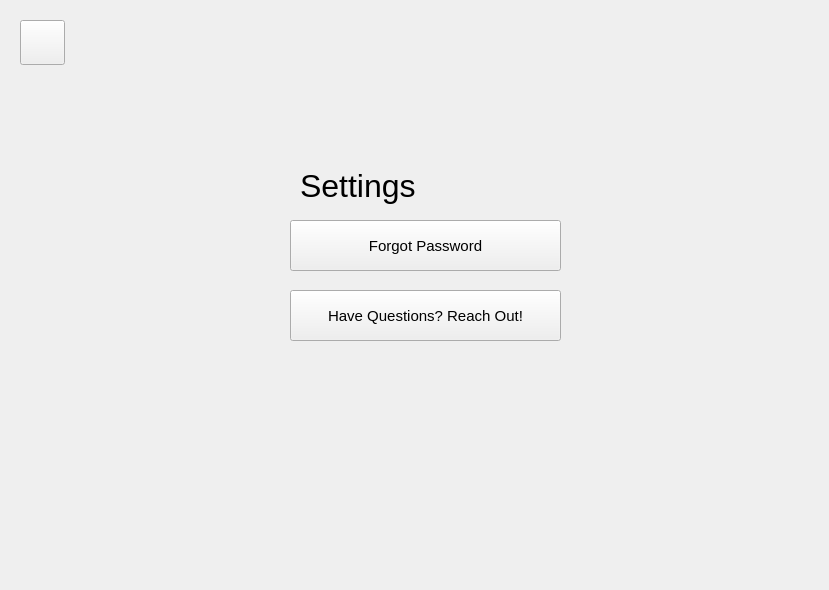
<?xml version="1.0" encoding="UTF-8"?>
<ui version="4.0">
 <class>SettingsForm</class>
 <widget class="QWidget" name="SettingsForm">
  <property name="geometry">
   <rect>
    <x>0</x>
    <y>0</y>
    <width>829</width>
    <height>590</height>
   </rect>
  </property>
  <property name="windowTitle">
   <string>Form</string>
  </property>
  <widget class="QPushButton" name="questionButton">
   <property name="geometry">
    <rect>
     <x>290</x>
     <y>290</y>
     <width>271</width>
     <height>51</height>
    </rect>
   </property>
   <property name="styleSheet">
    <string notr="true">font-family: &quot;Avenir Next&quot;;
font-size: 15px;</string>
   </property>
   <property name="text">
    <string>Have Questions? Reach Out!</string>
   </property>
  </widget>
  <widget class="QPushButton" name="forgotPwButton">
   <property name="geometry">
    <rect>
     <x>290</x>
     <y>220</y>
     <width>271</width>
     <height>51</height>
    </rect>
   </property>
   <property name="styleSheet">
    <string notr="true">font-family: &quot;Avenir Next&quot;;
font-size: 15px;</string>
   </property>
   <property name="text">
    <string>Forgot Password</string>
   </property>
  </widget>
  <widget class="QToolButton" name="menuButton">
   <property name="geometry">
    <rect>
     <x>20</x>
     <y>20</y>
     <width>45</width>
     <height>45</height>
    </rect>
   </property>
   <property name="text">
    <string/>
   </property>
  </widget>
  <widget class="QLabel" name="headerLabel">
   <property name="geometry">
    <rect>
     <x>300</x>
     <y>160</y>
     <width>211</width>
     <height>51</height>
    </rect>
   </property>
   <property name="font">
    <font>
     <pointsize>24</pointsize>
    </font>
   </property>
   <property name="text">
    <string>Settings</string>
   </property>
  </widget>
  <widget class="QWidget" name="Settings" native="true">
   <property name="geometry">
    <rect>
     <x>0</x>
     <y>0</y>
     <width>829</width>
     <height>590</height>
    </rect>
   </property>
  </widget>
  <zorder>Settings</zorder>
  <zorder>questionButton</zorder>
  <zorder>forgotPwButton</zorder>
  <zorder>menuButton</zorder>
  <zorder>headerLabel</zorder>
 </widget>
 <resources/>
 <connections/>
</ui>
